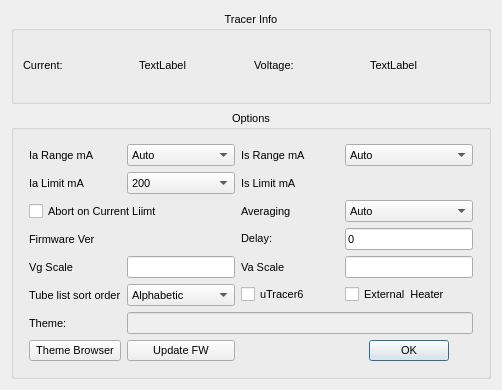
<?xml version="1.0" encoding="UTF-8"?>
<ui version="4.0">
 <class>options_dialog</class>
 <widget class="QDialog" name="options_dialog">
  <property name="geometry">
   <rect>
    <x>0</x>
    <y>0</y>
    <width>502</width>
    <height>390</height>
   </rect>
  </property>
  <property name="sizePolicy">
   <sizepolicy hsizetype="Fixed" vsizetype="Fixed">
    <horstretch>0</horstretch>
    <verstretch>0</verstretch>
   </sizepolicy>
  </property>
  <property name="minimumSize">
   <size>
    <width>0</width>
    <height>0</height>
   </size>
  </property>
  <property name="font">
   <font>
    <pointsize>8</pointsize>
   </font>
  </property>
  <property name="windowTitle">
   <string>Options</string>
  </property>
  <layout class="QGridLayout" name="gridLayout_3">
   <item row="0" column="0">
    <widget class="QGroupBox" name="groupBox_TracerInfo">
     <property name="title">
      <string>Tracer Info</string>
     </property>
     <property name="alignment">
      <set>Qt::AlignCenter</set>
     </property>
     <layout class="QGridLayout" name="gridLayout_4">
      <item row="0" column="0">
       <layout class="QGridLayout" name="gridLayout_2">
        <item row="1" column="0">
         <widget class="QLabel" name="label_Current">
          <property name="text">
           <string>Current:</string>
          </property>
         </widget>
        </item>
        <item row="1" column="3">
         <widget class="QLabel" name="label_TracerV">
          <property name="text">
           <string>TextLabel</string>
          </property>
         </widget>
        </item>
        <item row="1" column="2">
         <widget class="QLabel" name="label_Voltage">
          <property name="text">
           <string>Voltage:</string>
          </property>
         </widget>
        </item>
        <item row="1" column="1">
         <widget class="QLabel" name="label_TracerI">
          <property name="text">
           <string>TextLabel</string>
          </property>
         </widget>
        </item>
       </layout>
      </item>
     </layout>
    </widget>
   </item>
   <item row="1" column="0">
    <widget class="QGroupBox" name="groupBox_OD">
     <property name="title">
      <string>Options</string>
     </property>
     <property name="alignment">
      <set>Qt::AlignCenter</set>
     </property>
     <layout class="QGridLayout" name="gridLayout_5">
      <item row="0" column="0">
       <layout class="QGridLayout" name="gridLayout" rowstretch="0,0,0,0,0,0,0,0" columnstretch="0,0,0,0">
        <property name="leftMargin">
         <number>6</number>
        </property>
        <property name="topMargin">
         <number>6</number>
        </property>
        <property name="rightMargin">
         <number>6</number>
        </property>
        <property name="bottomMargin">
         <number>6</number>
        </property>
        <item row="4" column="2">
         <widget class="QLabel" name="label_7">
          <property name="sizePolicy">
           <sizepolicy hsizetype="Preferred" vsizetype="Preferred">
            <horstretch>0</horstretch>
            <verstretch>0</verstretch>
           </sizepolicy>
          </property>
          <property name="text">
           <string>Va Scale</string>
          </property>
          <property name="alignment">
           <set>Qt::AlignLeading|Qt::AlignLeft|Qt::AlignVCenter</set>
          </property>
         </widget>
        </item>
        <item row="0" column="1">
         <widget class="QComboBox" name="IaRangeSel">
          <property name="sizePolicy">
           <sizepolicy hsizetype="Preferred" vsizetype="Preferred">
            <horstretch>0</horstretch>
            <verstretch>0</verstretch>
           </sizepolicy>
          </property>
          <item>
           <property name="text">
            <string>Auto</string>
           </property>
          </item>
          <item>
           <property name="text">
            <string>300</string>
           </property>
          </item>
          <item>
           <property name="text">
            <string>150</string>
           </property>
          </item>
          <item>
           <property name="text">
            <string>60</string>
           </property>
          </item>
          <item>
           <property name="text">
            <string>30</string>
           </property>
          </item>
          <item>
           <property name="text">
            <string>15</string>
           </property>
          </item>
          <item>
           <property name="text">
            <string>6</string>
           </property>
          </item>
          <item>
           <property name="text">
            <string>3</string>
           </property>
          </item>
          <item>
           <property name="text">
            <string>1.5</string>
           </property>
          </item>
         </widget>
        </item>
        <item row="6" column="1" colspan="3">
         <widget class="QLineEdit" name="lineEdit_Style">
          <property name="enabled">
           <bool>false</bool>
          </property>
          <property name="sizePolicy">
           <sizepolicy hsizetype="Preferred" vsizetype="Preferred">
            <horstretch>0</horstretch>
            <verstretch>0</verstretch>
           </sizepolicy>
          </property>
          <property name="toolTip">
           <string>&lt;html&gt;&lt;head/&gt;&lt;body&gt;&lt;p&gt;Current color scheme.&lt;/p&gt;&lt;/body&gt;&lt;/html&gt;</string>
          </property>
          <property name="readOnly">
           <bool>true</bool>
          </property>
         </widget>
        </item>
        <item row="7" column="0">
         <widget class="QPushButton" name="pushButton_Style">
          <property name="sizePolicy">
           <sizepolicy hsizetype="Preferred" vsizetype="Preferred">
            <horstretch>0</horstretch>
            <verstretch>0</verstretch>
           </sizepolicy>
          </property>
          <property name="toolTip">
           <string>&lt;html&gt;&lt;head/&gt;&lt;body&gt;&lt;p&gt;Browse for a new color scheme&lt;/p&gt;&lt;/body&gt;&lt;/html&gt;</string>
          </property>
          <property name="text">
           <string>Theme Browser</string>
          </property>
         </widget>
        </item>
        <item row="5" column="0">
         <widget class="QLabel" name="label_10">
          <property name="text">
           <string>Tube list sort order</string>
          </property>
         </widget>
        </item>
        <item row="0" column="0">
         <widget class="QLabel" name="label_4">
          <property name="sizePolicy">
           <sizepolicy hsizetype="Preferred" vsizetype="Preferred">
            <horstretch>0</horstretch>
            <verstretch>0</verstretch>
           </sizepolicy>
          </property>
          <property name="text">
           <string>Ia Range mA</string>
          </property>
          <property name="alignment">
           <set>Qt::AlignLeading|Qt::AlignLeft|Qt::AlignVCenter</set>
          </property>
         </widget>
        </item>
        <item row="2" column="2">
         <widget class="QLabel" name="label_2">
          <property name="sizePolicy">
           <sizepolicy hsizetype="Preferred" vsizetype="Preferred">
            <horstretch>0</horstretch>
            <verstretch>0</verstretch>
           </sizepolicy>
          </property>
          <property name="text">
           <string>Averaging</string>
          </property>
          <property name="alignment">
           <set>Qt::AlignLeading|Qt::AlignLeft|Qt::AlignVCenter</set>
          </property>
         </widget>
        </item>
        <item row="1" column="0">
         <widget class="QLabel" name="label_5">
          <property name="sizePolicy">
           <sizepolicy hsizetype="Preferred" vsizetype="Preferred">
            <horstretch>0</horstretch>
            <verstretch>0</verstretch>
           </sizepolicy>
          </property>
          <property name="toolTip">
           <string>&lt;html&gt;&lt;head/&gt;&lt;body&gt;&lt;p&gt;Measuements over this limit will will not be plotted or used in calculating the SPICE model.&lt;/p&gt;&lt;/body&gt;&lt;/html&gt;</string>
          </property>
          <property name="text">
           <string>Ia Limit mA</string>
          </property>
          <property name="alignment">
           <set>Qt::AlignLeading|Qt::AlignLeft|Qt::AlignVCenter</set>
          </property>
         </widget>
        </item>
        <item row="3" column="0">
         <widget class="QLabel" name="label_11">
          <property name="text">
           <string>Firmware Ver</string>
          </property>
         </widget>
        </item>
        <item row="3" column="3">
         <widget class="QLineEdit" name="Delay">
          <property name="sizePolicy">
           <sizepolicy hsizetype="Preferred" vsizetype="Preferred">
            <horstretch>0</horstretch>
            <verstretch>0</verstretch>
           </sizepolicy>
          </property>
          <property name="text">
           <string>0</string>
          </property>
         </widget>
        </item>
        <item row="2" column="3">
         <widget class="QComboBox" name="AvgSel">
          <property name="sizePolicy">
           <sizepolicy hsizetype="Preferred" vsizetype="Preferred">
            <horstretch>0</horstretch>
            <verstretch>0</verstretch>
           </sizepolicy>
          </property>
          <property name="minimumSize">
           <size>
            <width>98</width>
            <height>0</height>
           </size>
          </property>
          <property name="toolTip">
           <string>&lt;html&gt;&lt;head/&gt;&lt;body&gt;&lt;p&gt;AvgSel&lt;/p&gt;&lt;/body&gt;&lt;/html&gt;</string>
          </property>
          <item>
           <property name="text">
            <string>Auto</string>
           </property>
          </item>
          <item>
           <property name="text">
            <string>1</string>
           </property>
          </item>
          <item>
           <property name="text">
            <string>2</string>
           </property>
          </item>
          <item>
           <property name="text">
            <string>4</string>
           </property>
          </item>
          <item>
           <property name="text">
            <string>8</string>
           </property>
          </item>
          <item>
           <property name="text">
            <string>16</string>
           </property>
          </item>
          <item>
           <property name="text">
            <string>32</string>
           </property>
          </item>
         </widget>
        </item>
        <item row="5" column="1">
         <widget class="QComboBox" name="comboBox_TSL">
          <item>
           <property name="text">
            <string>Alphabetic</string>
           </property>
          </item>
          <item>
           <property name="text">
            <string>Frequency</string>
           </property>
          </item>
          <item>
           <property name="text">
            <string>Last Used</string>
           </property>
          </item>
         </widget>
        </item>
        <item row="3" column="1">
         <widget class="QLabel" name="FWVer">
          <property name="text">
           <string/>
          </property>
          <property name="alignment">
           <set>Qt::AlignLeading|Qt::AlignLeft|Qt::AlignVCenter</set>
          </property>
         </widget>
        </item>
        <item row="2" column="0" colspan="2">
         <widget class="QCheckBox" name="AbortOnLimit">
          <property name="sizePolicy">
           <sizepolicy hsizetype="Preferred" vsizetype="Preferred">
            <horstretch>0</horstretch>
            <verstretch>0</verstretch>
           </sizepolicy>
          </property>
          <property name="layoutDirection">
           <enum>Qt::LeftToRight</enum>
          </property>
          <property name="text">
           <string>Abort on Current Liimt</string>
          </property>
          <property name="checked">
           <bool>false</bool>
          </property>
         </widget>
        </item>
        <item row="4" column="1">
         <widget class="QLineEdit" name="VgScaleText">
          <property name="sizePolicy">
           <sizepolicy hsizetype="Preferred" vsizetype="Preferred">
            <horstretch>0</horstretch>
            <verstretch>0</verstretch>
           </sizepolicy>
          </property>
         </widget>
        </item>
        <item row="1" column="2">
         <widget class="QLabel" name="label_8">
          <property name="sizePolicy">
           <sizepolicy hsizetype="Preferred" vsizetype="Preferred">
            <horstretch>0</horstretch>
            <verstretch>0</verstretch>
           </sizepolicy>
          </property>
          <property name="toolTip">
           <string>&lt;html&gt;&lt;head/&gt;&lt;body&gt;&lt;p&gt;Measuements over this limit will will not be plotted or used in calculating the SPICE model.&lt;/p&gt;&lt;/body&gt;&lt;/html&gt;</string>
          </property>
          <property name="text">
           <string>Is Limit mA</string>
          </property>
          <property name="alignment">
           <set>Qt::AlignLeading|Qt::AlignLeft|Qt::AlignVCenter</set>
          </property>
         </widget>
        </item>
        <item row="1" column="3">
         <widget class="QLabel" name="IsLimit">
          <property name="sizePolicy">
           <sizepolicy hsizetype="Preferred" vsizetype="Preferred">
            <horstretch>0</horstretch>
            <verstretch>0</verstretch>
           </sizepolicy>
          </property>
          <property name="text">
           <string/>
          </property>
          <property name="alignment">
           <set>Qt::AlignCenter</set>
          </property>
         </widget>
        </item>
        <item row="7" column="1">
         <widget class="QPushButton" name="pushButton_update">
          <property name="text">
           <string>Update FW</string>
          </property>
         </widget>
        </item>
        <item row="4" column="3">
         <widget class="QLineEdit" name="VaScaleText">
          <property name="sizePolicy">
           <sizepolicy hsizetype="Preferred" vsizetype="Preferred">
            <horstretch>0</horstretch>
            <verstretch>0</verstretch>
           </sizepolicy>
          </property>
         </widget>
        </item>
        <item row="0" column="3">
         <widget class="QComboBox" name="IsRangeSel">
          <property name="sizePolicy">
           <sizepolicy hsizetype="Preferred" vsizetype="Preferred">
            <horstretch>0</horstretch>
            <verstretch>0</verstretch>
           </sizepolicy>
          </property>
          <property name="minimumSize">
           <size>
            <width>98</width>
            <height>0</height>
           </size>
          </property>
          <item>
           <property name="text">
            <string>Auto</string>
           </property>
          </item>
          <item>
           <property name="text">
            <string>300</string>
           </property>
          </item>
          <item>
           <property name="text">
            <string>150</string>
           </property>
          </item>
          <item>
           <property name="text">
            <string>60</string>
           </property>
          </item>
          <item>
           <property name="text">
            <string>30</string>
           </property>
          </item>
          <item>
           <property name="text">
            <string>15</string>
           </property>
          </item>
          <item>
           <property name="text">
            <string>6</string>
           </property>
          </item>
          <item>
           <property name="text">
            <string>3</string>
           </property>
          </item>
          <item>
           <property name="text">
            <string>1.5</string>
           </property>
          </item>
         </widget>
        </item>
        <item row="0" column="2">
         <widget class="QLabel" name="label_6">
          <property name="sizePolicy">
           <sizepolicy hsizetype="Preferred" vsizetype="Preferred">
            <horstretch>0</horstretch>
            <verstretch>0</verstretch>
           </sizepolicy>
          </property>
          <property name="minimumSize">
           <size>
            <width>98</width>
            <height>0</height>
           </size>
          </property>
          <property name="text">
           <string>Is Range mA</string>
          </property>
          <property name="alignment">
           <set>Qt::AlignLeading|Qt::AlignLeft|Qt::AlignVCenter</set>
          </property>
         </widget>
        </item>
        <item row="1" column="1">
         <widget class="QComboBox" name="IlimitSel">
          <property name="sizePolicy">
           <sizepolicy hsizetype="Preferred" vsizetype="Preferred">
            <horstretch>0</horstretch>
            <verstretch>0</verstretch>
           </sizepolicy>
          </property>
          <property name="toolTip">
           <string>&lt;html&gt;&lt;head/&gt;&lt;body&gt;&lt;p&gt;Measuements over this limit will will not be plotted or used in calculating the SPICE model.&lt;/p&gt;&lt;/body&gt;&lt;/html&gt;</string>
          </property>
          <property name="editable">
           <bool>false</bool>
          </property>
          <property name="maxCount">
           <number>10</number>
          </property>
          <item>
           <property name="text">
            <string>200</string>
           </property>
          </item>
          <item>
           <property name="text">
            <string>175</string>
           </property>
          </item>
          <item>
           <property name="text">
            <string>150</string>
           </property>
          </item>
          <item>
           <property name="text">
            <string>125</string>
           </property>
          </item>
          <item>
           <property name="text">
            <string>100</string>
           </property>
          </item>
          <item>
           <property name="text">
            <string>50</string>
           </property>
          </item>
          <item>
           <property name="text">
            <string>25</string>
           </property>
          </item>
          <item>
           <property name="text">
            <string>12</string>
           </property>
          </item>
          <item>
           <property name="text">
            <string>7</string>
           </property>
          </item>
          <item>
           <property name="text">
            <string>Off</string>
           </property>
          </item>
         </widget>
        </item>
        <item row="3" column="2">
         <widget class="QLabel" name="label_3">
          <property name="sizePolicy">
           <sizepolicy hsizetype="Preferred" vsizetype="Fixed">
            <horstretch>0</horstretch>
            <verstretch>0</verstretch>
           </sizepolicy>
          </property>
          <property name="minimumSize">
           <size>
            <width>0</width>
            <height>0</height>
           </size>
          </property>
          <property name="text">
           <string>Delay:</string>
          </property>
          <property name="alignment">
           <set>Qt::AlignLeading|Qt::AlignLeft|Qt::AlignVCenter</set>
          </property>
         </widget>
        </item>
        <item row="4" column="0">
         <widget class="QLabel" name="label">
          <property name="sizePolicy">
           <sizepolicy hsizetype="Preferred" vsizetype="Preferred">
            <horstretch>0</horstretch>
            <verstretch>0</verstretch>
           </sizepolicy>
          </property>
          <property name="text">
           <string>Vg Scale</string>
          </property>
          <property name="alignment">
           <set>Qt::AlignLeading|Qt::AlignLeft|Qt::AlignVCenter</set>
          </property>
         </widget>
        </item>
        <item row="5" column="2">
         <widget class="QCheckBox" name="checkBox_uTracer6">
          <property name="text">
           <string>uTracer6</string>
          </property>
         </widget>
        </item>
        <item row="6" column="0">
         <widget class="QLabel" name="label_9">
          <property name="sizePolicy">
           <sizepolicy hsizetype="Preferred" vsizetype="Preferred">
            <horstretch>0</horstretch>
            <verstretch>0</verstretch>
           </sizepolicy>
          </property>
          <property name="text">
           <string>Theme:</string>
          </property>
          <property name="alignment">
           <set>Qt::AlignLeading|Qt::AlignLeft|Qt::AlignVCenter</set>
          </property>
         </widget>
        </item>
        <item row="7" column="3">
         <widget class="QDialogButtonBox" name="buttonBox">
          <property name="sizePolicy">
           <sizepolicy hsizetype="Preferred" vsizetype="Preferred">
            <horstretch>0</horstretch>
            <verstretch>0</verstretch>
           </sizepolicy>
          </property>
          <property name="minimumSize">
           <size>
            <width>0</width>
            <height>0</height>
           </size>
          </property>
          <property name="orientation">
           <enum>Qt::Horizontal</enum>
          </property>
          <property name="standardButtons">
           <set>QDialogButtonBox::Ok</set>
          </property>
          <property name="centerButtons">
           <bool>true</bool>
          </property>
         </widget>
        </item>
        <item row="5" column="3">
         <widget class="QCheckBox" name="checkBox_ExtHtr">
          <property name="text">
           <string>External  Heater</string>
          </property>
         </widget>
        </item>
       </layout>
      </item>
     </layout>
    </widget>
   </item>
  </layout>
 </widget>
 <resources/>
 <connections>
  <connection>
   <sender>buttonBox</sender>
   <signal>accepted()</signal>
   <receiver>options_dialog</receiver>
   <slot>accept()</slot>
   <hints>
    <hint type="sourcelabel">
     <x>299</x>
     <y>157</y>
    </hint>
    <hint type="destinationlabel">
     <x>157</x>
     <y>274</y>
    </hint>
   </hints>
  </connection>
  <connection>
   <sender>buttonBox</sender>
   <signal>rejected()</signal>
   <receiver>options_dialog</receiver>
   <slot>reject()</slot>
   <hints>
    <hint type="sourcelabel">
     <x>299</x>
     <y>157</y>
    </hint>
    <hint type="destinationlabel">
     <x>286</x>
     <y>274</y>
    </hint>
   </hints>
  </connection>
 </connections>
</ui>
